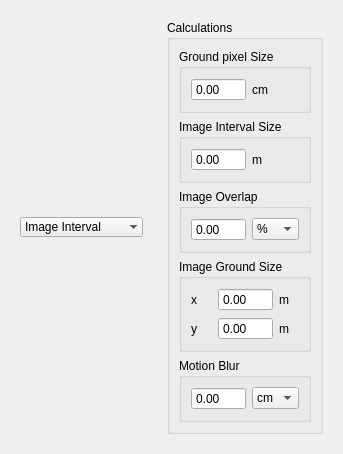
<?xml version="1.0" encoding="UTF-8"?>
<ui version="4.0">
 <class>FlightParameters</class>
 <widget class="QWidget" name="FlightParameters">
  <property name="geometry">
   <rect>
    <x>0</x>
    <y>0</y>
    <width>298</width>
    <height>390</height>
   </rect>
  </property>
  <property name="windowTitle">
   <string>Form</string>
  </property>
  <layout class="QHBoxLayout" name="horizontalLayout">
   <item>
    <widget class="QWidget" name="settingsWidget" native="true">
     <layout class="QVBoxLayout" name="verticalLayout_3">
      <item>
       <widget class="QComboBox" name="shootingTypeCmbo">
        <property name="sizeAdjustPolicy">
         <enum>QComboBox::AdjustToContents</enum>
        </property>
        <property name="frame">
         <bool>false</bool>
        </property>
        <item>
         <property name="text">
          <string>Image Interval</string>
         </property>
        </item>
        <item>
         <property name="text">
          <string>Camera Baseline</string>
         </property>
        </item>
       </widget>
      </item>
     </layout>
    </widget>
   </item>
   <item>
    <widget class="QWidget" name="widget_2" native="true">
     <layout class="QVBoxLayout" name="verticalLayout_5">
      <item>
       <widget class="QGroupBox" name="calculationsGroup">
        <property name="title">
         <string>Calculations</string>
        </property>
        <layout class="QVBoxLayout" name="verticalLayout">
         <item>
          <widget class="QGroupBox" name="groundPixelGrp">
           <property name="title">
            <string>Ground pixel Size</string>
           </property>
           <layout class="QFormLayout" name="formLayout_4">
            <item row="0" column="0">
             <widget class="QDoubleSpinBox" name="groundPixelSizeSpin">
              <property name="readOnly">
               <bool>true</bool>
              </property>
              <property name="buttonSymbols">
               <enum>QAbstractSpinBox::NoButtons</enum>
              </property>
              <property name="maximum">
               <double>9999.989999999999782</double>
              </property>
             </widget>
            </item>
            <item row="0" column="1">
             <widget class="QLabel" name="groundPixelMetricLbl">
              <property name="text">
               <string>cm</string>
              </property>
             </widget>
            </item>
           </layout>
          </widget>
         </item>
         <item>
          <widget class="QGroupBox" name="imageIntervalGrp">
           <property name="title">
            <string>Image Interval Size</string>
           </property>
           <layout class="QFormLayout" name="formLayout_3">
            <item row="0" column="0">
             <widget class="QDoubleSpinBox" name="imageIntvSizeSpin">
              <property name="readOnly">
               <bool>true</bool>
              </property>
              <property name="buttonSymbols">
               <enum>QAbstractSpinBox::NoButtons</enum>
              </property>
              <property name="maximum">
               <double>9999.989999999999782</double>
              </property>
             </widget>
            </item>
            <item row="0" column="1">
             <widget class="QLabel" name="imageIntvMetricLbl">
              <property name="text">
               <string>m</string>
              </property>
             </widget>
            </item>
           </layout>
          </widget>
         </item>
         <item>
          <widget class="QGroupBox" name="imageOverlapGrp">
           <property name="title">
            <string>Image Overlap</string>
           </property>
           <layout class="QFormLayout" name="formLayout_5">
            <item row="0" column="0">
             <widget class="QDoubleSpinBox" name="imageOverlapSpin">
              <property name="readOnly">
               <bool>true</bool>
              </property>
              <property name="buttonSymbols">
               <enum>QAbstractSpinBox::NoButtons</enum>
              </property>
              <property name="maximum">
               <double>9999.000000000000000</double>
              </property>
             </widget>
            </item>
            <item row="0" column="1">
             <widget class="QComboBox" name="imageOverlapMetricCmbo">
              <property name="minimumSize">
               <size>
                <width>39</width>
                <height>0</height>
               </size>
              </property>
              <property name="sizeAdjustPolicy">
               <enum>QComboBox::AdjustToContents</enum>
              </property>
              <item>
               <property name="text">
                <string>%</string>
               </property>
              </item>
              <item>
               <property name="text">
                <string>m</string>
               </property>
              </item>
             </widget>
            </item>
           </layout>
          </widget>
         </item>
         <item>
          <widget class="QGroupBox" name="imageGroundGrp">
           <property name="title">
            <string>Image Ground Size</string>
           </property>
           <layout class="QGridLayout" name="gridLayout_7">
            <item row="0" column="0">
             <widget class="QLabel" name="imgGrndYLbl">
              <property name="text">
               <string>x</string>
              </property>
             </widget>
            </item>
            <item row="0" column="1">
             <widget class="QDoubleSpinBox" name="imageGroundSizeYSpin">
              <property name="readOnly">
               <bool>true</bool>
              </property>
              <property name="buttonSymbols">
               <enum>QAbstractSpinBox::NoButtons</enum>
              </property>
              <property name="maximum">
               <double>9999.989999999999782</double>
              </property>
             </widget>
            </item>
            <item row="0" column="2">
             <widget class="QLabel" name="imgGrndMetricXLbl">
              <property name="text">
               <string>m</string>
              </property>
             </widget>
            </item>
            <item row="1" column="0">
             <widget class="QLabel" name="imgGrndXLbl">
              <property name="text">
               <string>y</string>
              </property>
             </widget>
            </item>
            <item row="1" column="1">
             <widget class="QDoubleSpinBox" name="imageGroundSizeXSpin">
              <property name="readOnly">
               <bool>true</bool>
              </property>
              <property name="buttonSymbols">
               <enum>QAbstractSpinBox::NoButtons</enum>
              </property>
              <property name="maximum">
               <double>9999.989999999999782</double>
              </property>
             </widget>
            </item>
            <item row="1" column="2">
             <widget class="QLabel" name="imgGrndMetricYLbl">
              <property name="text">
               <string>m</string>
              </property>
             </widget>
            </item>
           </layout>
          </widget>
         </item>
         <item>
          <widget class="QGroupBox" name="motionBlurGrp">
           <property name="title">
            <string>Motion Blur</string>
           </property>
           <layout class="QFormLayout" name="formLayout">
            <item row="0" column="0">
             <widget class="QDoubleSpinBox" name="motionBlurSpin">
              <property name="readOnly">
               <bool>true</bool>
              </property>
              <property name="buttonSymbols">
               <enum>QAbstractSpinBox::NoButtons</enum>
              </property>
              <property name="maximum">
               <double>9999.989999999999782</double>
              </property>
             </widget>
            </item>
            <item row="0" column="1">
             <widget class="QComboBox" name="motionBlurMetricCmbo">
              <property name="minimumSize">
               <size>
                <width>39</width>
                <height>0</height>
               </size>
              </property>
              <property name="sizeAdjustPolicy">
               <enum>QComboBox::AdjustToContents</enum>
              </property>
              <item>
               <property name="text">
                <string>cm</string>
               </property>
              </item>
              <item>
               <property name="text">
                <string>px</string>
               </property>
              </item>
             </widget>
            </item>
           </layout>
          </widget>
         </item>
         <item>
          <spacer name="verticalSpacer">
           <property name="orientation">
            <enum>Qt::Vertical</enum>
           </property>
           <property name="sizeHint" stdset="0">
            <size>
             <width>20</width>
             <height>40</height>
            </size>
           </property>
          </spacer>
         </item>
        </layout>
       </widget>
      </item>
     </layout>
    </widget>
   </item>
  </layout>
 </widget>
 <resources/>
 <connections/>
</ui>
